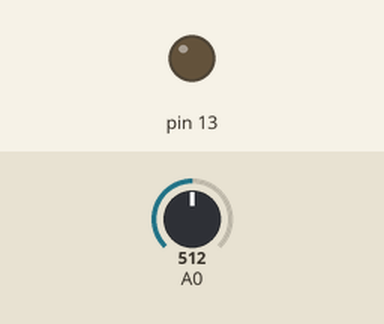
Recording of a sketch running on a simulated Arduino Uno, built with avr-gcc and run on an emulated ATmega328P. On the bench: output pins drawn as LEDs (lit = HIGH). Inputs (shaded band) come from the test bench; at power-on: A0 = 512. What the sketch prints to the serial monitor is not drawn.

Above: at 1.2 s.
1.3 s: A0 set to 716
2.9 s: A0 set to 900
Timing chart, 0 to 5.9 s (numbered marks = the images above; inputs shaded):
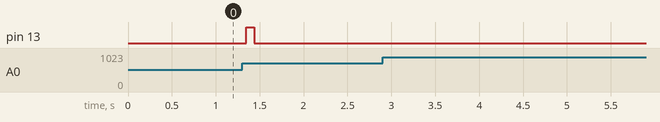

The sketch:

EMG_motor.ino
```cpp
#include <TimerOne.h>

#define arrSize 32  // Размер массива для анализа
#define noise 50  // Шумовой уровень

double sData = 0;  // Амплитуда размаха сигнала

int val[arrSize]; //массив для анализа ЭМГ сигнала

int i=0; // Глобальный счетчик

void sendData() {
  // Отправляем имя порта, к которому подключен
  Serial.write("A0");

  // Конвертируем из 10 битного вида к 8 битному
  val[i] = map(analogRead(A0), 0, 1023, 0, 255);

  // Отправляем результат оцифровки
  Serial.write(val[i++]);

  if (i == arrSize) {
    // Если полностью заполнили массив
    // не выходим индексом i за размер массива
    i = 0;

    // Инициализируем максимальное и минимальное значение
    double maxV = val[0], minV = val[0];

    // Ищем максимальное и минимальное значение в массиве
    for (int k = 0; k < arrSize; k++) {
      if (val[k] > maxV)
        maxV = val[k];
      if (val[k] < minV)
        minV = val[k];
    }

    // Чтобы применить комплиментарный фильтр, раскомментируйте строку
    // sData =  0.4*sData + 0.6*(maxV - minV);

    // Определяем максимальный размах сигнала
    sData = maxV - minV;
  }

  // Если размах сигнала больше уровня шума
  if (sData > noise)
    // Подаем логическую 1 на ногу 13
    digitalWrite(13,HIGH);
  else
    // Иначе подаем логический 0 на ногу 13
    digitalWrite(13,LOW);
}

void setup() {
  Serial.begin(115200);

  // Запускаем таймер с периодом 3 мс
  Timer1.initialize(3000);

  // Выполняем функцию sendData каждую 3 мс
  Timer1.attachInterrupt(sendData);

  // Определим 13 ногу как вывод
  pinMode(13,OUTPUT);

  // Установим "низкое" состояние на ножке
  digitalWrite(13,LOW);

  // Заполняем массив для изучения нулями
  for (int k=0; k<arrSize;k++){
    val[k] = 0;
  }

}

void loop() {

}
```

Measured:
- after the input at 1.3 s, pin 13: LOW → HIGH at once, → LOW 0.10 s later
- after the input at 2.9 s, every drawn part: stays the same
